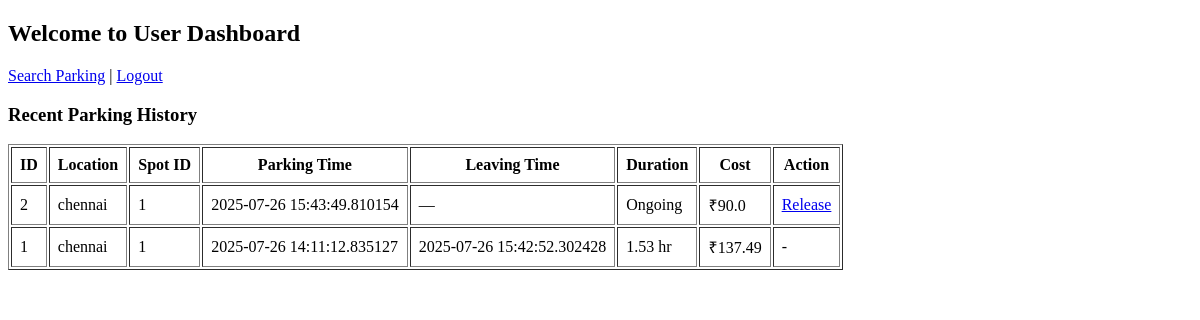
Page /user/dashboard (signed in) on the earlier database version.
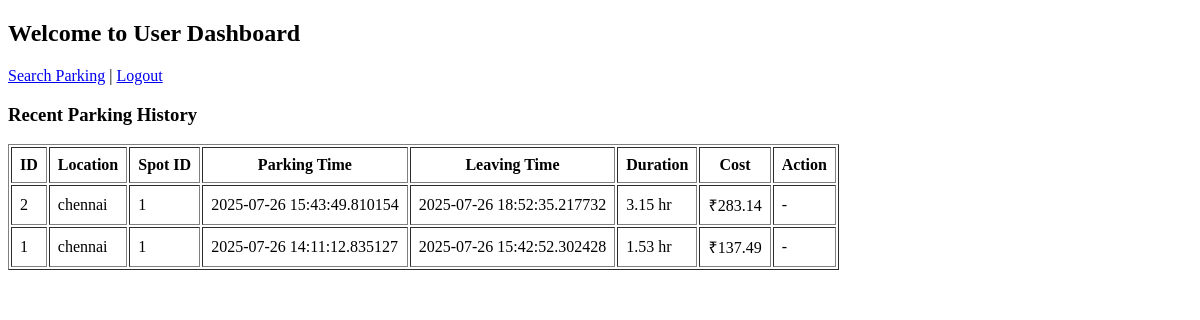
Same page on the later database version.
### models/model.py (models this page shows)
class Reservation(db.Model):
    id = db.Column(db.Integer, primary_key=True)
    spot_id = db.Column(db.Integer, db.ForeignKey('parking_spot.id'), nullable=False)
    user_id = db.Column(db.Integer, db.ForeignKey('user.id'), nullable=False)
    parking_timestamp = db.Column(db.DateTime, default=datetime.utcnow)
    leaving_timestamp = db.Column(db.DateTime, nullable=True)
    parking_cost = db.Column(db.Float)

class ParkingLot(db.Model):
    id = db.Column(db.Integer, primary_key=True)
    prime_location_name = db.Column(db.String(100), nullable=False)
    price_per_hour = db.Column(db.Float, nullable=False)
    address = db.Column(db.String(200))
    pin_code = db.Column(db.String(10))
    maximum_number_of_spots = db.Column(db.Integer, nullable=False)
    spots = db.relationship('ParkingSpot', backref='lot', cascade='all, delete', lazy=True)

class ParkingSpot(db.Model):
    id = db.Column(db.Integer, primary_key=True)
    lot_id = db.Column(db.Integer, db.ForeignKey('parking_lot.id'), nullable=False)
    status = db.Column(db.String(1), nullable=False, default='A')
    reservation = db.relationship('Reservation', backref='spot', uselist=False, lazy=True)

### controllers/user_routes.py (the view)
    @app.route("/user/dashboard")
    def user_dashboard():
        user_id = session.get("user_id")
        reservations = Reservation.query.filter_by(user_id=user_id).order_by(Reservation.parking_timestamp.desc()).all()
        return render_template("user_dashboard.html", reservations=reservations)

### templates/user_dashboard.html (shortened to what this page needs)
<!DOCTYPE html>
<html>
<head>
</head>
<body>
    <h2>Welcome to User Dashboard</h2>
    <p>
        <a href="/user/search">Search Parking</a> |
        <a href="/login">Logout</a>
    </p>
    <h3>Recent Parking History</h3>
    <table border="1" cellpadding="8">
        <tr>
            <th>ID</th>
            <th>Location</th>
            <th>Spot ID</th>
            <th>Parking Time</th>
            <th>Leaving Time</th>
            <th>Duration</th>
            <th>Cost</th>
            <th>Action</th>
        </tr>
        {% for r in reservations %}
        <tr>
            <td>{{ r.id }}</td>
            <td>{{ r.spot.lot.prime_location_name }}</td>
            <td>{{ r.spot.id }}</td>
            <td>{{ r.parking_timestamp }}</td>
            <td>{{ r.leaving_timestamp or "—" }}</td>
            <td>
                {% if r.leaving_timestamp %}
                    {% set duration = (r.leaving_timestamp - r.parking_timestamp).total_seconds() / 3600 %}
                    {{ duration|round(2) }} hr
                {% else %}
                    Ongoing
                {% endif %}
            </td>
            <td>₹{{ r.parking_cost or "—" }}</td>
            <td>
                {% if not r.leaving_timestamp %}
                    <a href="/user/release/{{ r.id }}">Release</a>
                {% else %}
                    -
                {% endif %}
            </td>
        </tr>
        {% endfor %}
    </table>
</body>
</html>

Differences in the rows shown:
changed Reservation id 2: leaving_timestamp "—" → "2025-07-26 18:52:35.217732"; duration (not shown) → "3.15"; parking_cost "90.0" → "283.14"; leaving_timestamp "Ongoing Release" → "hr -"
